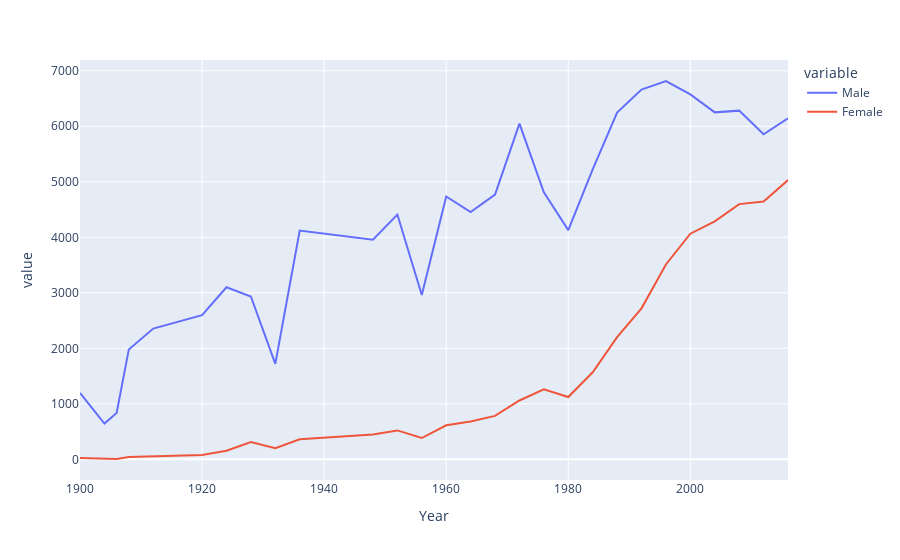

Notebook cell for this chart:
### Code cell
fig = px.line(df_gender , x = "Year" , y =["Male" , "Female"] )
fig.show()

### Figure 1 — Plotly figure (JSON) as saved in the notebook; plotly's stock layout.template omitted (floating-point values rounded to 4 significant figures)
{"data": [{"hovertemplate": "variable=Male<br>Year=%{x}<br>value=%{y}<extra></extra>", "legendgroup": "Male", "line": {"color": "#636efa", "dash": "solid"}, "marker": {"symbol": "circle"}, "mode": "lines", "name": "Male", "orientation": "v", "showlegend": true, "type": "scatter", "x": [1900, 1904, 1906, 1908, 1912, 1920, 1924, 1928, 1932, 1936, 1948, 1952, 1956, 1960, 1964, 1968, 1972, 1976, 1980, 1984, 1988, 1992, 1996, 2000, 2004, 2008, 2012, 2016], "xaxis": "x", "y": [1197, 644, 835, 1980, 2356, 2597, 3100, 2934, 1721, 4122, 3956, 4410, 2962, 4735, 4454, 4769, 6047, 4810, 4129, 5226, 6247, 6662, 6816, 6575, 6251, 6282, 5857, 6144], "yaxis": "y"}, {"hovertemplate": "variable=Female<br>Year=%{x}<br>value=%{y}<extra></extra>", "legendgroup": "Female", "line": {"color": "#EF553B", "dash": "solid"}, "marker": {"symbol": "circle"}, "mode": "lines", "name": "Female", "orientation": "v", "showlegend": true, "type": "scatter", "x": [1900, 1904, 1906, 1908, 1912, 1920, 1924, 1928, 1932, 1936, 1948, 1952, 1956, 1960, 1964, 1968, 1972, 1976, 1980, 1984, 1988, 1992, 1996, 2000, 2004, 2008, 2012, 2016], "xaxis": "x", "y": [23, 6, 6, 44, 53, 78, 156, 312, 201, 361, 446, 521, 384, 613, 680, 783, 1060, 1260, 1123, 1568, 2201, 2720, 3511, 4065, 4288, 4598, 4645, 5031], "yaxis": "y"}], "layout": {"legend": {"title": {"text": "variable"}, "tracegroupgap": 0}, "margin": {"t": 60}, "xaxis": {"anchor": "y", "domain": [0, 1], "title": {"text": "Year"}}, "yaxis": {"anchor": "x", "domain": [0, 1], "title": {"text": "value"}}}}
